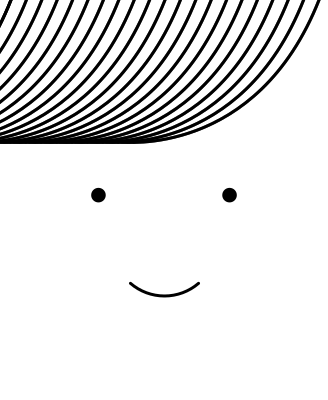
#> input picture face_regular.png, 328 x 400 px
$ python -i image_encoding.py   (imports and definitions only)
#> lines starting #> are read from the running program, lines starting #| are printed output that depends on the picture
from PIL import Image, ImageDraw, ImageFont
from itertools import groupby
import struct

PRINT_WIDTH = 384
TRANSLATE = [(1536, 255), (1152, 254), (768, 253), (384, 252), (251, 251)]


# [91 lines left out: functions _rle_lengths, prepare_image, image_to_rle, text_to_image, not called in this run]


_RLE_DECODE_TRANSLATE = {252: 384, 253: 768, 254: 1152, 255: 1536}
_RLE_TYPE_OFFSET = 47   # byte 0x01 in build_command output
_RLE_LEN_OFFSET = 48    # 4-byte LE RLE data length
_RLE_DATA_OFFSET = 52   # raw RLE bytes start here


# [34 lines left out: functions _decode_rle, lp_binary_to_pil, not called in this run]


def create_blank_image(height: int = 64) -> Image.Image:
    """Return an all-white image at print width, used for unused personality slots."""
    return Image.new("L", (PRINT_WIDTH, height), 255)


def load_image(path: str, max_height: int | None = None) -> Image.Image:
#> called with path = '../face_regular.png'
    im = Image.open(path)
#> im is the input picture: PIL image 328x400 RGBA; mean R, G, B, A 229.5, 229.5, 229.5, 255
    if im.mode == "RGBA":
        bg = Image.new("L", im.size, 255)
#> bg: PIL image 328x400 L; every value is 255
        bg.paste(im.convert("L"), mask=im.split()[3])
        im = bg
    else:
        im = im.convert("L")

    # Resize to PRINT_WIDTH wide, maintaining aspect ratio.
    w, h = im.size
#> w = 328; h = 400
    if w != PRINT_WIDTH:
        new_h = int(h * PRINT_WIDTH / w)
#> new_h = 468
        im = im.resize((PRINT_WIDTH, new_h), Image.Resampling.LANCZOS)
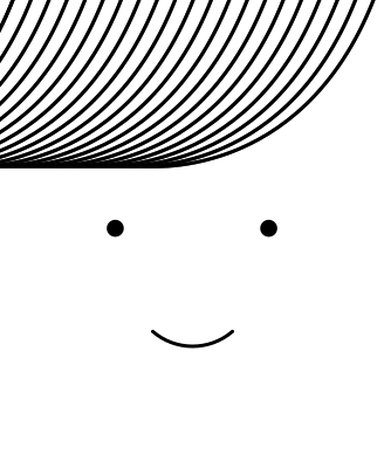
#> im: PIL image 384x468 L; min 0, max 255, mean 229.4

    if max_height and im.height > max_height:
        im = im.resize((PRINT_WIDTH, max_height), Image.Resampling.LANCZOS)

    return im

>>> result = load_image('../face_regular.png')
